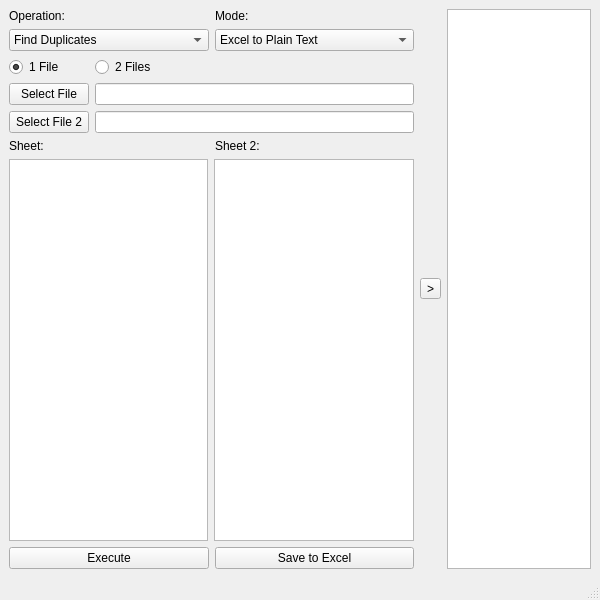
<?xml version="1.0" encoding="UTF-8"?>
<ui version="4.0">
 <class>MainWindow</class>
 <widget class="QMainWindow" name="MainWindow">
  <property name="geometry">
   <rect>
    <x>0</x>
    <y>0</y>
    <width>600</width>
    <height>600</height>
   </rect>
  </property>
  <property name="windowTitle">
   <string>Excel Analyzer</string>
  </property>
  <widget class="QWidget" name="centralwidget">
   <layout class="QHBoxLayout" name="horizontalLayout_5">
    <item>
     <layout class="QVBoxLayout" name="verticalLayout_3">
      <item>
       <layout class="QHBoxLayout" name="horizontalLayout_8">
        <item>
         <widget class="QLabel" name="operationLabel">
          <property name="text">
           <string>Operation:</string>
          </property>
         </widget>
        </item>
        <item>
         <widget class="QLabel" name="modeLabel">
          <property name="text">
           <string>Mode:</string>
          </property>
         </widget>
        </item>
       </layout>
      </item>
      <item>
       <layout class="QHBoxLayout" name="horizontalLayout_9">
        <item>
         <widget class="QComboBox" name="operationSelectBox">
          <item>
           <property name="text">
            <string>Find Duplicates</string>
           </property>
          </item>
          <item>
           <property name="text">
            <string>Find Differences</string>
           </property>
          </item>
          <item>
           <property name="text">
            <string>Count Occurences</string>
           </property>
          </item>
          <item>
           <property name="text">
            <string>Change Date Format</string>
           </property>
          </item>
         </widget>
        </item>
        <item>
         <widget class="QComboBox" name="modeSelectBox">
          <item>
           <property name="text">
            <string>Excel to Plain Text</string>
           </property>
          </item>
          <item>
           <property name="text">
            <string>Plain Text to Excel</string>
           </property>
          </item>
         </widget>
        </item>
       </layout>
      </item>
      <item>
       <layout class="QHBoxLayout" name="horizontalLayout_7">
        <item>
         <widget class="QRadioButton" name="oneFileRadioButton">
          <property name="minimumSize">
           <size>
            <width>80</width>
            <height>0</height>
           </size>
          </property>
          <property name="text">
           <string>1 File</string>
          </property>
          <property name="checked">
           <bool>true</bool>
          </property>
         </widget>
        </item>
        <item>
         <widget class="QRadioButton" name="twoFileRadioButton">
          <property name="minimumSize">
           <size>
            <width>80</width>
            <height>0</height>
           </size>
          </property>
          <property name="text">
           <string>2 Files</string>
          </property>
         </widget>
        </item>
        <item>
         <spacer name="horizontalSpacer">
          <property name="orientation">
           <enum>Qt::Orientation::Horizontal</enum>
          </property>
          <property name="sizeHint" stdset="0">
           <size>
            <width>40</width>
            <height>20</height>
           </size>
          </property>
         </spacer>
        </item>
       </layout>
      </item>
      <item>
       <layout class="QHBoxLayout" name="horizontalLayout">
        <item>
         <widget class="QPushButton" name="selectFileOneButton">
          <property name="text">
           <string>Select File</string>
          </property>
         </widget>
        </item>
        <item>
         <widget class="QLineEdit" name="fileOnePath"/>
        </item>
       </layout>
      </item>
      <item>
       <layout class="QHBoxLayout" name="horizontalLayout_2">
        <item>
         <widget class="QPushButton" name="selectFileTwoButton">
          <property name="text">
           <string>Select File 2</string>
          </property>
         </widget>
        </item>
        <item>
         <widget class="QLineEdit" name="fileTwoPath"/>
        </item>
       </layout>
      </item>
      <item>
       <layout class="QHBoxLayout" name="horizontalLayout_6">
        <item>
         <widget class="QLabel" name="sheetOneLabel">
          <property name="text">
           <string>Sheet:</string>
          </property>
         </widget>
        </item>
        <item>
         <widget class="QLabel" name="sheetTwoLabel">
          <property name="text">
           <string>Sheet 2:</string>
          </property>
         </widget>
        </item>
       </layout>
      </item>
      <item>
       <layout class="QHBoxLayout" name="horizontalLayout_3">
        <item>
         <widget class="QListWidget" name="fileOneList"/>
        </item>
        <item>
         <widget class="QListWidget" name="fileTwoList"/>
        </item>
       </layout>
      </item>
      <item>
       <layout class="QHBoxLayout" name="horizontalLayout_4">
        <item>
         <widget class="QPushButton" name="executeButton">
          <property name="text">
           <string>Execute</string>
          </property>
         </widget>
        </item>
        <item>
         <widget class="QPushButton" name="saveButton">
          <property name="text">
           <string>Save to Excel</string>
          </property>
         </widget>
        </item>
       </layout>
      </item>
     </layout>
    </item>
    <item>
     <widget class="QToolButton" name="showTableButton">
      <property name="text">
       <string>&gt;</string>
      </property>
     </widget>
    </item>
    <item>
     <widget class="QTableView" name="outputTable">
      <property name="sizePolicy">
       <sizepolicy hsizetype="Expanding" vsizetype="Expanding">
        <horstretch>0</horstretch>
        <verstretch>0</verstretch>
       </sizepolicy>
      </property>
      <property name="sortingEnabled">
       <bool>true</bool>
      </property>
     </widget>
    </item>
   </layout>
  </widget>
  <widget class="QMenuBar" name="menubar">
   <property name="geometry">
    <rect>
     <x>0</x>
     <y>0</y>
     <width>600</width>
     <height>21</height>
    </rect>
   </property>
  </widget>
  <widget class="QStatusBar" name="statusbar"/>
 </widget>
 <resources/>
 <connections/>
</ui>
